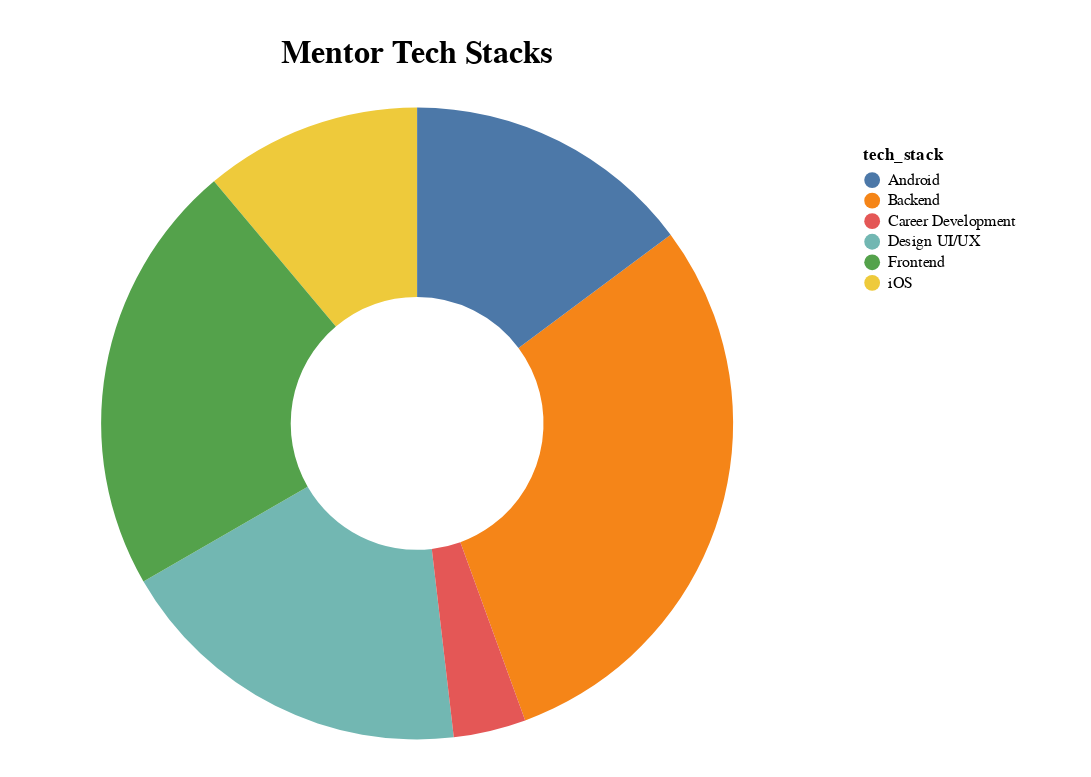

Notebook source saved alongside this figure:
### Code cell
pie_chart(mentors, "tech_stack", "Mentor Tech Stacks")

### Figure 1 — Vega-Lite specification as saved in the notebook (floating-point values rounded to 4 significant figures)
{"config": {"view": {"continuousWidth": 400, "continuousHeight": 300, "stroke": "#FFF"}, "legend": {"padding": 24}, "title": {"fontSize": 20, "offset": 24}}, "data": {"name": "data-90e8e8624718e7932569a7edc068f517"}, "mark": {"type": "arc", "innerRadius": 80}, "encoding": {"color": {"field": "tech_stack", "type": "nominal"}, "theta": {"aggregate": "count", "type": "quantitative"}, "tooltip": [{"field": "tech_stack", "type": "nominal"}, {"aggregate": "count", "type": "quantitative"}]}, "height": 400, "padding": 24, "title": "Mentor Tech Stacks", "width": 480, "$schema": "https://vega.github.io/schema/vega-lite/v4.17.0.json", "datasets": {"data-90e8e8624718e7932569a7edc068f517": [{"tech_stack": "Backend"}, {"tech_stack": "Design UI/UX"}, {"tech_stack": "iOS"}, {"tech_stack": "Frontend"}, {"tech_stack": "Backend"}, {"tech_stack": "Career Development"}, {"tech_stack": "Android"}, {"tech_stack": "Backend"}, {"tech_stack": "Design UI/UX"}, {"tech_stack": "Android"}, {"tech_stack": "iOS"}, {"tech_stack": "Backend"}, {"tech_stack": "Frontend"}, {"tech_stack": "Frontend"}, {"tech_stack": "Backend"}, {"tech_stack": "Design UI/UX"}, {"tech_stack": "Backend"}, {"tech_stack": "Frontend"}, {"tech_stack": "Backend"}, {"tech_stack": "Design UI/UX"}, {"tech_stack": "Frontend"}, {"tech_stack": "Design UI/UX"}, {"tech_stack": "Backend"}, {"tech_stack": "iOS"}, {"tech_stack": "Android"}, {"tech_stack": "Android"}, {"tech_stack": "Frontend"}]}}
